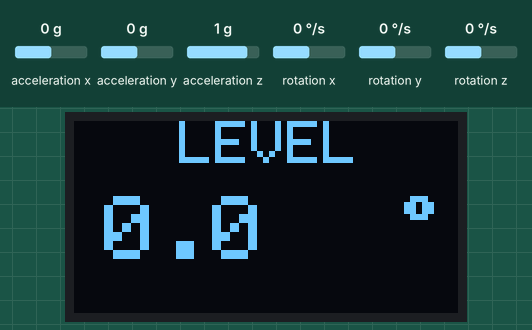
This sketch was run on a simulated ESP8266 (NodeMCU). On the bench: 128×64 one-colour display. The test bench sets the inputs (shaded band); at power-on: acceleration y 0 g, acceleration z 1 g, acceleration x 0 g, rotation x 0 °/s, rotation y 0 °/s, rotation z 0 °/s. WiFi joins after 1.5 s; servers stay silent unless stated; what the sketch prints to the serial monitor is not drawn.

Above: at 2.7 s.
2.8 s: acceleration y set to -1.4 g
At 3.5 s:
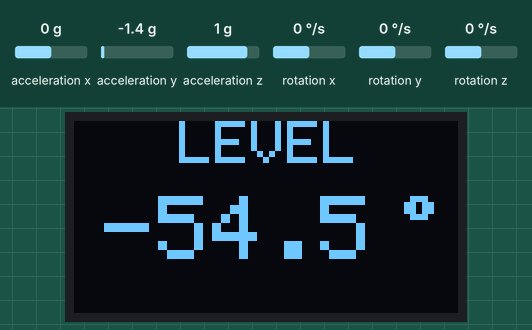
4.3 s: acceleration z set to -1.4 g
At 5.3 s:
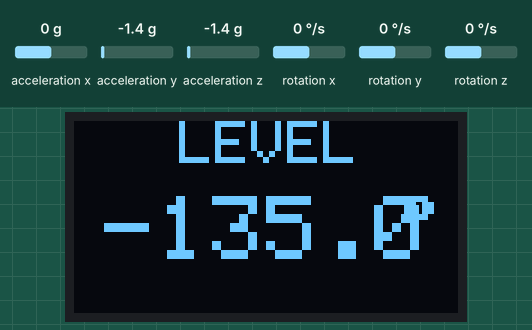
5.8 s: acceleration y set to -0.8 g
At 6.7 s:
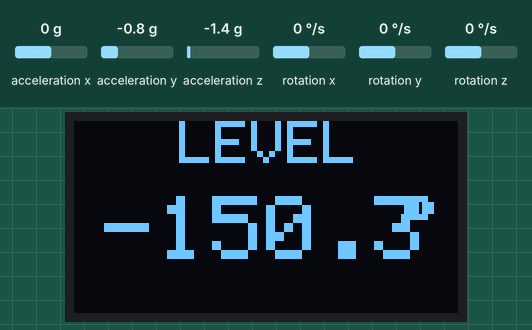
7.3 s: acceleration z set to 0 g
At 8.5 s:
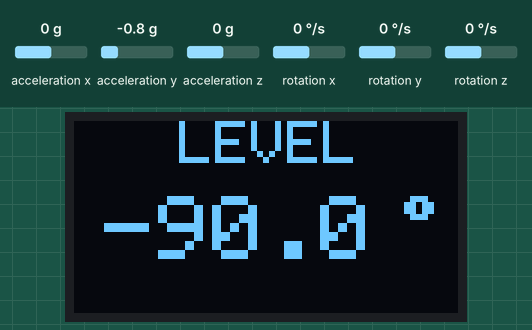
Timing chart, 0 to 9.9 s (numbered marks = the images above; inputs shaded):
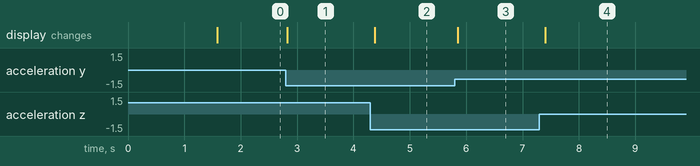

The sketch:

Digital_Level_V2.ino
```cpp
/*
  ---------------------------------------------------------
  Project         : WiFi Smart Digital Level V2
  Youtube Channel : @AmithLabs
  Author          : Amith Wijekoon
  ---------------------------------------------------------

  FINAL WORKING VERSION

  Features:
  - OLED live angle display
  - WiFi Web Dashboard
  - AJAX real-time update (no page refresh)
  - Live angle + level status
  - Professional mobile UI

  WiFi:
  SSID     : Your Wifi SSID (You can use mobile Hotspot)
  Password : Your Wifi Password

  Open in browser:
  http://192.168.1.10
  ---------------------------------------------------------
*/

#include <ESP8266WiFi.h>
#include <ESP8266WebServer.h>
#include <Wire.h>
#include <Adafruit_GFX.h>
#include <Adafruit_SSD1306.h>
#include <MPU6050.h>
#include <math.h>

/*
  ---------------------------------------------------------
  WiFi Settings
  ---------------------------------------------------------
*/

const char* ssid = "Your Wifi SSID";
const char* password = "Your Wifi Password";

IPAddress local_IP(192, 168, 1, 10);
IPAddress gateway(192, 168, 1, 1);
IPAddress subnet(255, 255, 255, 0);
IPAddress primaryDNS(8, 8, 8, 8);
IPAddress secondaryDNS(8, 8, 4, 4);

/*
  ---------------------------------------------------------
  OLED Settings
  ---------------------------------------------------------
*/

#define SCREEN_WIDTH 128
#define SCREEN_HEIGHT 64
#define OLED_RESET -1

Adafruit_SSD1306 display(
  SCREEN_WIDTH,
  SCREEN_HEIGHT,
  &Wire,
  OLED_RESET
);

/*
  ---------------------------------------------------------
  Objects
  ---------------------------------------------------------
*/

MPU6050 mpu;
ESP8266WebServer server(80);

/*
  ---------------------------------------------------------
  Global Variables
  ---------------------------------------------------------
*/

float angleX = 0.0;
String levelStatus = "PERFECT LEVEL";
String statusColor = "#00ff66";

/*
  ---------------------------------------------------------
  Create Web Page
  ---------------------------------------------------------
*/

String createWebPage() {

  String html = R"rawliteral(
<!DOCTYPE html>
<html>
<head>
<meta name="viewport" content="width=device-width, initial-scale=1">
<title>Smart Digital Level</title>

<style>
body{
  margin:0;
  padding:20px;
  background:#050b12;
  font-family:Arial;
  color:white;
  text-align:center;
}

.container{
  max-width:420px;
  margin:auto;
}

.title1{
  font-size:22px;
  font-weight:bold;
  color:white;
}

.title2{
  font-size:42px;
  font-weight:bold;
  color:#00ff66;
  margin-bottom:10px;
}

.subtitle{
  color:#8fdfff;
  margin-bottom:20px;
}

.card{
  background:#0c1420;
  border:1px solid #0d5f3d;
  border-radius:20px;
  padding:20px;
  margin-bottom:20px;
  box-shadow:0 0 20px rgba(0,255,100,0.08);
}

.small-title{
  font-size:18px;
  color:#00ff66;
  margin-bottom:10px;
}

.angle{
  font-size:78px;
  font-weight:bold;
  color:#00ff66;
}

.axis{
  color:#bbbbbb;
  margin-top:8px;
  font-size:16px;
}

.status{
  font-size:32px;
  font-weight:bold;
  margin-top:10px;
}

.footer{
  margin-top:10px;
  color:#bbbbbb;
  font-size:15px;
}
</style>

<script>
function updateData() {
  fetch("/data")
    .then(response => response.json())
    .then(data => {

      document.getElementById("angle").innerHTML =
        data.angle + "&deg;";

      let statusElement =
        document.getElementById("status");

      statusElement.innerHTML =
        data.status;

      statusElement.style.color =
        data.color;
    });
}

setInterval(updateData, 200);
window.onload = updateData;
</script>

</head>
<body>

<div class="container">

<div class="title1">SMART</div>
<div class="title2">DIGITAL LEVEL</div>
<div class="subtitle">WiFi Inclinometer</div>

<div class="card">
<div class="small-title">LIVE ANGLE</div>

<div class="angle" id="angle">
0.0&deg;
</div>

<div class="axis">
X-AXIS TILT
</div>
</div>

<div class="card">
<div class="small-title">LEVEL STATUS</div>

<div class="status" id="status">
PERFECT LEVEL
</div>
</div>

<div class="footer">
WiFi Connected • IP : 192.168.1.10
</div>

</div>
</body>
</html>
)rawliteral";

  return html;
}

/*
  ---------------------------------------------------------
  Root Page Handler
  ---------------------------------------------------------
*/

void handleRoot() {
  server.send(200, "text/html", createWebPage());
}

/*
  ---------------------------------------------------------
  JSON Data Handler
  ---------------------------------------------------------
*/

void handleData() {

  String json = "{";
  json += "\"angle\":\"" + String(angleX, 1) + "\",";
  json += "\"status\":\"" + levelStatus + "\",";
  json += "\"color\":\"" + statusColor + "\"";
  json += "}";

  server.send(200, "application/json", json);
}

/*
  ---------------------------------------------------------
  Setup
  ---------------------------------------------------------
*/

void setup() {

  Serial.begin(115200);

  /*
    Start I2C
    SDA = D2
    SCL = D1
  */

  Wire.begin(D2, D1);

  /*
    OLED Start
  */

  if (!display.begin(
        SSD1306_SWITCHCAPVCC,
        0x3C)) {

    Serial.println("OLED not found");

    while (true);
  }

  /*
    MPU6050 Start
  */

  mpu.initialize();

  if (mpu.testConnection()) {
    Serial.println("MPU6050 Connected Successfully!");
  } else {
    Serial.println("MPU6050 Connection Failed!");

    while (true);
  }

  /*
    Static IP Setup
  */

  if (!WiFi.config(
        local_IP,
        gateway,
        subnet,
        primaryDNS,
        secondaryDNS)) {

    Serial.println("Static IP Failed");
  }

  /*
    Connect WiFi
  */

  WiFi.begin(ssid, password);

  Serial.println("Connecting to WiFi...");

  while (WiFi.status() != WL_CONNECTED) {
    delay(500);
    Serial.print(".");
  }

  Serial.println("");
  Serial.println("WiFi Connected!");
  Serial.print("IP Address: ");
  Serial.println(WiFi.localIP());

  /*
    Web Server Routes
  */

  server.on("/", handleRoot);
  server.on("/data", handleData);

  server.begin();

  Serial.println("Web Server Started");

  /*
    Clear OLED
  */

  display.clearDisplay();
  display.display();
}

/*
  ---------------------------------------------------------
  Main Loop
  ---------------------------------------------------------
*/

void loop() {

  int16_t ax, ay, az;

  /*
    Read MPU6050
  */

  mpu.getAcceleration(
    &ax,
    &ay,
    &az
  );

  /*
    Calculate X-axis Angle

    angleX = atan2(ay, az)
  */

  angleX =
    atan2(ay, az) * 180 / PI;

  /*
    Level Status Logic
  */

  if (angleX > 0.5) {

    levelStatus = "TILT RIGHT";
    statusColor = "#ff4444";

  }
  else if (angleX < -0.5) {

    levelStatus = "TILT LEFT";
    statusColor = "#ff4444";

  }
  else {

    levelStatus = "PERFECT LEVEL";
    statusColor = "#00ff66";
  }

  /*
    OLED Display
  */

  display.clearDisplay();
  display.setTextColor(WHITE);

  // Title
  display.setTextSize(2);
  display.setCursor(35, 0);
  display.print("LEVEL");

  // Angle value
  display.setTextSize(3);
  display.setCursor(10, 25);
  display.print(angleX, 1);

  // Degree symbol
  display.setTextSize(2);
  display.setCursor(110, 25);
  display.print((char)247);

  display.display();

  /*
    Handle Web Clients
  */

  server.handleClient();

  delay(50);
}
```

Measured:
- after the input at 2.8 s, the display: changes at once (image 1)
- after the input at 4.3 s, the display: changes after 0.08 s (image 2)
- after the input at 5.8 s, the display: changes after 0.05 s (image 3)
- after the input at 7.3 s, the display: changes after 0.10 s (image 4)
